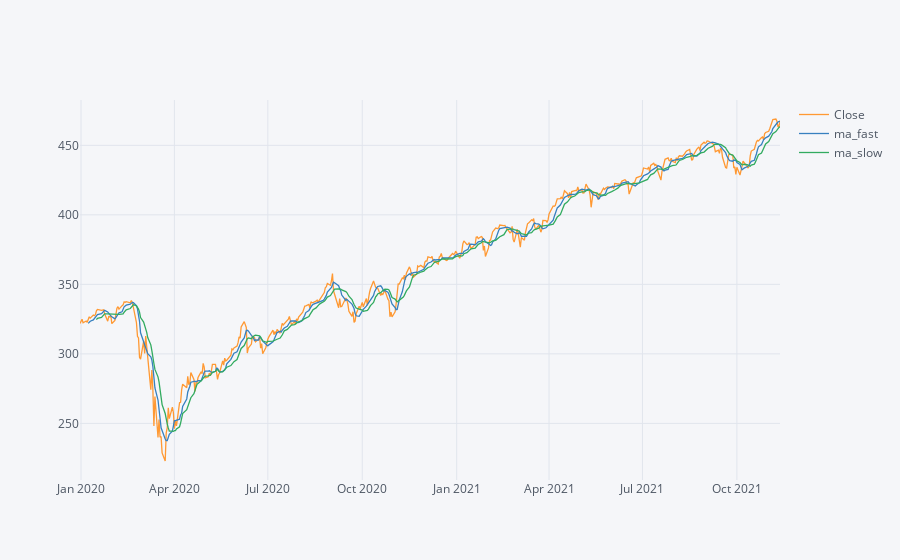

Write notebook code for a chart like this one.
### Code cell
fast_trend = df.Open.rolling(window=short_trend_days).mean()
slow_trend = df.Open.rolling(window=long_trend_days).mean()

df['ma_fast'] = fast_trend
df['ma_slow'] = slow_trend
df[['Close','ma_fast','ma_slow']].iplot()

### Figure 1 — Plotly figure (JSON) as saved in the notebook; plotly's stock layout.template omitted (floating-point values rounded to 4 significant figures; data arrays with more than 128 entries replaced by an {"elided": "..."} marker saying what was removed)
{"data": [{"line": {"color": "rgba(255, 153, 51, 1.0)", "dash": "solid", "shape": "linear", "width": 1.3}, "mode": "lines", "name": "Close", "text": "", "type": "scatter", "x": {"elided": "473 str values"}, "y": {"elided": "473 float values"}}, {"line": {"color": "rgba(55, 128, 191, 1.0)", "dash": "solid", "shape": "linear", "width": 1.3}, "mode": "lines", "name": "ma_fast", "text": "", "type": "scatter", "x": {"elided": "473 str values"}, "y": {"elided": "473 mixed values"}}, {"line": {"color": "rgba(50, 171, 96, 1.0)", "dash": "solid", "shape": "linear", "width": 1.3}, "mode": "lines", "name": "ma_slow", "text": "", "type": "scatter", "x": {"elided": "473 str values"}, "y": {"elided": "473 mixed values"}}], "layout": {"legend": {"bgcolor": "#F5F6F9", "font": {"color": "#4D5663"}}, "paper_bgcolor": "#F5F6F9", "plot_bgcolor": "#F5F6F9", "title": {"font": {"color": "#4D5663"}}, "xaxis": {"gridcolor": "#E1E5ED", "showgrid": true, "tickfont": {"color": "#4D5663"}, "title": {"font": {"color": "#4D5663"}, "text": ""}, "zerolinecolor": "#E1E5ED"}, "yaxis": {"gridcolor": "#E1E5ED", "showgrid": true, "tickfont": {"color": "#4D5663"}, "title": {"font": {"color": "#4D5663"}, "text": ""}, "zerolinecolor": "#E1E5ED"}}}
